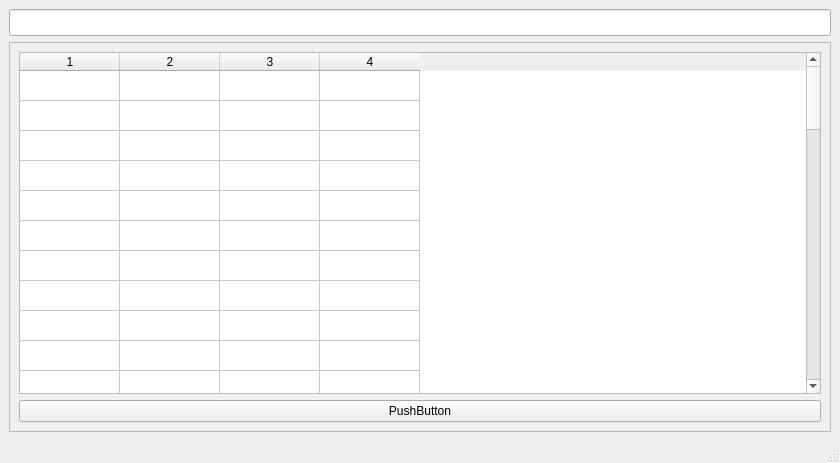
<?xml version="1.0" encoding="UTF-8"?>
<ui version="4.0">
 <class>BeaconDecoder</class>
 <widget class="QMainWindow" name="BeaconDecoder">
  <property name="geometry">
   <rect>
    <x>0</x>
    <y>0</y>
    <width>840</width>
    <height>463</height>
   </rect>
  </property>
  <property name="minimumSize">
   <size>
    <width>413</width>
    <height>0</height>
   </size>
  </property>
  <property name="windowTitle">
   <string>Beacon Decoder</string>
  </property>
  <property name="layoutDirection">
   <enum>Qt::LeftToRight</enum>
  </property>
  <widget class="QWidget" name="centralwidget">
   <layout class="QGridLayout" name="gridLayout">
    <item row="0" column="0">
     <layout class="QVBoxLayout" name="verticalLayout_2">
      <item>
       <layout class="QVBoxLayout" name="verticalLayout">
        <item>
         <layout class="QHBoxLayout" name="horizontalLayout_4">
          <item>
           <widget class="QLineEdit" name="hexLineEdit">
            <property name="sizePolicy">
             <sizepolicy hsizetype="Expanding" vsizetype="Fixed">
              <horstretch>0</horstretch>
              <verstretch>1</verstretch>
             </sizepolicy>
            </property>
            <property name="minimumSize">
             <size>
              <width>478</width>
              <height>0</height>
             </size>
            </property>
            <property name="font">
             <font>
              <pointsize>12</pointsize>
              <weight>75</weight>
              <bold>true</bold>
             </font>
            </property>
           </widget>
          </item>
         </layout>
        </item>
        <item>
         <layout class="QHBoxLayout" name="horizontalLayout"/>
        </item>
       </layout>
      </item>
      <item>
       <widget class="QScrollArea" name="scrollArea">
        <property name="sizePolicy">
         <sizepolicy hsizetype="Expanding" vsizetype="Expanding">
          <horstretch>0</horstretch>
          <verstretch>1</verstretch>
         </sizepolicy>
        </property>
        <property name="minimumSize">
         <size>
          <width>0</width>
          <height>250</height>
         </size>
        </property>
        <property name="maximumSize">
         <size>
          <width>16777215</width>
          <height>16777211</height>
         </size>
        </property>
        <property name="widgetResizable">
         <bool>true</bool>
        </property>
        <widget class="QWidget" name="scrollAreaWidgetContents">
         <property name="geometry">
          <rect>
           <x>0</x>
           <y>0</y>
           <width>818</width>
           <height>357</height>
          </rect>
         </property>
         <layout class="QVBoxLayout" name="verticalLayout_4">
          <item>
           <layout class="QVBoxLayout" name="verticalLayout_3">
            <item>
             <widget class="QTableWidget" name="tableWidget">
              <property name="rowCount">
               <number>50</number>
              </property>
              <property name="columnCount">
               <number>4</number>
              </property>
              <attribute name="horizontalHeaderVisible">
               <bool>true</bool>
              </attribute>
              <attribute name="verticalHeaderVisible">
               <bool>false</bool>
              </attribute>
              <row/>
              <row/>
              <row/>
              <row/>
              <row/>
              <row/>
              <row/>
              <row/>
              <row/>
              <row/>
              <row/>
              <row/>
              <row/>
              <row/>
              <row/>
              <row/>
              <row/>
              <row/>
              <row/>
              <row/>
              <row/>
              <row/>
              <row/>
              <row/>
              <row/>
              <row/>
              <row/>
              <row/>
              <row/>
              <row/>
              <row/>
              <row/>
              <row/>
              <row/>
              <row/>
              <row/>
              <row/>
              <row/>
              <row/>
              <row/>
              <row/>
              <row/>
              <row/>
              <row/>
              <row/>
              <row/>
              <row/>
              <row/>
              <row/>
              <row/>
              <column/>
              <column/>
              <column/>
              <column/>
             </widget>
            </item>
            <item>
             <widget class="QPushButton" name="pushButton">
              <property name="text">
               <string>PushButton</string>
              </property>
             </widget>
            </item>
           </layout>
          </item>
         </layout>
        </widget>
       </widget>
      </item>
     </layout>
    </item>
   </layout>
  </widget>
  <widget class="QMenuBar" name="menubar">
   <property name="geometry">
    <rect>
     <x>0</x>
     <y>0</y>
     <width>840</width>
     <height>21</height>
    </rect>
   </property>
  </widget>
  <widget class="QStatusBar" name="statusbar"/>
 </widget>
 <tabstops>
  <tabstop>hexLineEdit</tabstop>
 </tabstops>
 <resources/>
 <connections/>
</ui>
